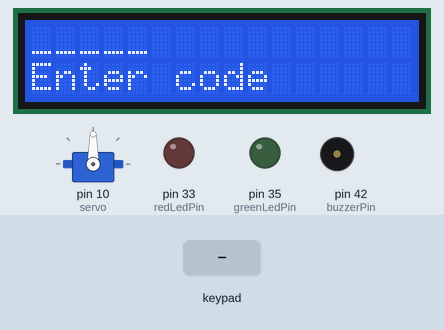
This sketch was run on a simulated Arduino Mega 2560, built with avr-gcc and run on an emulated ATmega2560. Parts: servo, 16×2 character LCD, output pins drawn as LEDs (lit = HIGH), buzzer (waves = sounding). The inputs (shaded band) are chosen by the test bench.

Above: at 1.2 s.
1.3 s: keypad keys 9 8 7 6 # pressed 0.4 s apart
At 4.4 s:
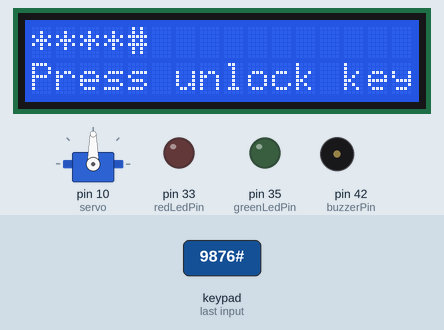
4.8 s: key 'U' pressed
At 6.1 s:
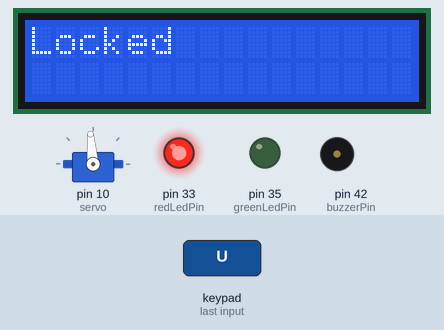
7.8 s: key 'B' pressed
At 9.1 s:
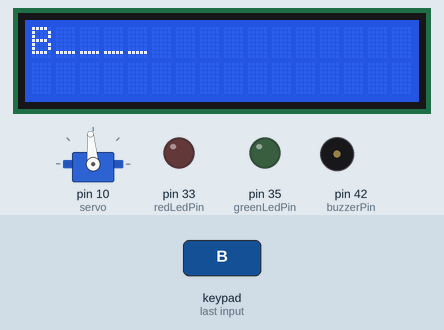
9.4 s: keypad keys 9 8 7 6 pressed 0.4 s apart
At 11.2 s:
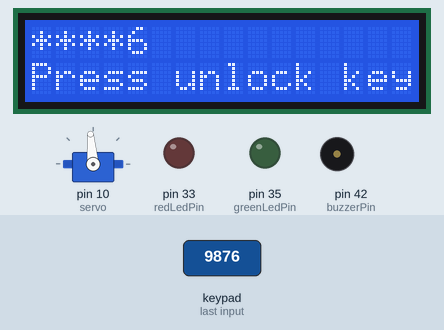
12.5 s: key 'B' pressed
At 13.8 s:
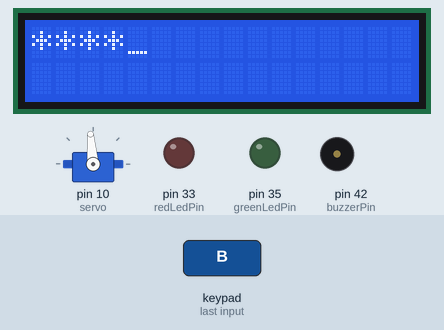
14.2 s: key '*' pressed
At 15.8 s:
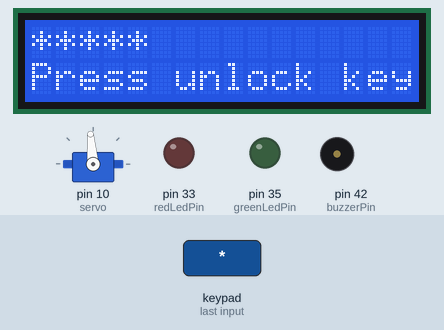
Timing chart, 0 to 16.8 s (numbered marks = the images above; inputs shaded):
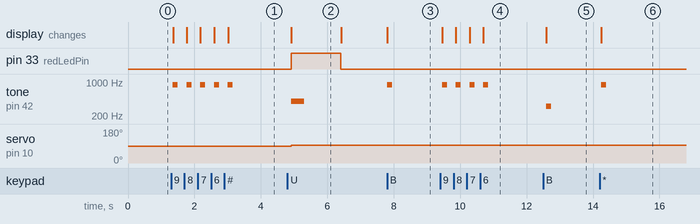

Measured:
- after the input at 1.3 s, tone on pin 42 (buzzerPin): alternates 880 Hz for 0.15 s and silent for 0.26 s, 10 changes in all, then stays silent, starting after 0.05 s; the display: first changes after 0.06 s (image 1 shows a later state)
- after the input at 4.8 s, pin 33 (redLedPin): LOW → HIGH after 0.11 s, → LOW 1.5 s later; tone on pin 42 (buzzerPin): silent → 400 Hz after 0.11 s, → silent 0.40 s later; servo on pin 10 (servo): 90° → 95° after 0.11 s; the display: changes after 0.11 s (image 2)
- after the input at 7.8 s, tone on pin 42 (buzzerPin): silent → 880 Hz at once, → silent 0.15 s later; the display: changes at once (image 3)
- after the input at 9.4 s, tone on pin 42 (buzzerPin): alternates 880 Hz for 0.15 s and silent for 0.26 s, 8 changes in all, then stays silent, starting after 0.06 s; the display: first changes after 0.06 s (image 4 shows a later state)
- after the input at 12.5 s, tone on pin 42 (buzzerPin): silent → 320 Hz after 0.10 s, → silent 0.15 s later; the display: changes after 0.10 s (image 5)
- after the input at 14.2 s, tone on pin 42 (buzzerPin): silent → 880 Hz after 0.05 s, → silent 0.15 s later; the display: changes after 0.05 s (image 6)
- what the display in image 2 shows lasts 1.5 s, from 4.9 s to 6.4 s

The sketch:

Guardbox.ino
```cpp
#include <Servo.h>
Servo servo;

#include <Key.h>
#include <Keypad.h>
const byte ROWS=4;
const byte COLS=4;

char hexaKeys[ROWS][COLS]={ //keypad symbols
  {'1', '2', '3', 'B'}, //B - backspace
  {'4', '5', '6', 'U'}, //U - unlock
  {'7', '8', '9', 'L'}, //L - lock
  {'*', '0', '#', 'D'}
};
byte rowPins[ROWS]={9, 8, 7, 6};
byte colPins[COLS]={5, 4, 3, 2};
Keypad keypadM=Keypad(makeKeymap(hexaKeys), rowPins, colPins, ROWS, COLS);

#include <LiquidCrystal.h>
LiquidCrystal lcd(13, 24, 11, 28, 12, 22);

const byte codeLength=5;
char code[]={'1', '2', '3', '4', '*'};
byte userAttemptIndex;
char userAttempt[codeLength];
char lcdDisplay[codeLength]; //displayed to LCD (includes * for characters priorly typed to hide them)

const byte redLedPin=33;
const byte greenLedPin=35;
const byte buzzerPin=42;

void setup() {
  //Serial.begin(9600); //uncomment for debugging
  servo.attach(10); //output to servo is 10
  lcd.begin(16, 2);
  pinMode(redLedPin, OUTPUT);
  pinMode(greenLedPin, OUTPUT);
  pinMode(buzzerPin, OUTPUT);
  reset();
}

void loop() {
  char pressedKey=keypadM.getKey();
  if (pressedKey) { //keypad pressed
    Serial.print("Pressed: "); Serial.println(pressedKey);

    if (pressedKey=='B' && userAttemptIndex>0) { //backspace: delete last entry
        userAttemptIndex--;
        userAttempt[userAttemptIndex]='_';
        lcdDisplay[userAttemptIndex]='_';
        noise(2); //backspace keypressed noise
    } else if (userAttemptIndex<codeLength //if still '_' openings, enter code
      && pressedKey!='U' && pressedKey!='L' && pressedKey!='D') { //key not forbidden
      if (userAttemptIndex!=0) //hides prior letters with '*'
        lcdDisplay[userAttemptIndex-1]='*';
      lcdDisplay[userAttemptIndex]=pressedKey;
      userAttempt[userAttemptIndex]=pressedKey;
      userAttemptIndex++;
      noise(1); //keypressed noise
    }
    if (userAttemptIndex>=codeLength) { //all characters entered
      if (pressedKey=='U') { //unlock pressed
        bool correct=userCorrect();
        if (correct) {
          Serial.println("User correct");
          unlock();
          while (true) { //superloop until user locks door
            char pressedKey2=keypadM.getKey();
            digitalWrite(greenLedPin, HIGH);
            if (pressedKey2=='L') { //if lock pressed, lock & exit loop
              lock();
              reset();
              return;
            }
            delay(10); //for stability
          }
        } else {
          Serial.println("User wrong");
          noise(5);
          lock();
          reset();
        }
      }
    }
  }
  if (userAttemptIndex==0) { //no characters entered, so show instructions
    lcd.setCursor(0, 1);
    lcd.print("Enter code to unlock");
  }

  //Display on LCD
  lcd.clear();
  for (byte i=0; i<codeLength; i++) {
    lcd.print(lcdDisplay[i]); //NOTE: update to lcdDisplay[i]
  }
  if (userAttemptIndex==0) { //no characters entered, so show instructions
    lcd.setCursor(0, 1);
    lcd.print("Enter code");
  } else if (userAttemptIndex==5) { //all characters pressed
    lcd.setCursor(0, 1);
    lcd.print("Press unlock key");
  }

  delay(100); //for stability
}

void reset() {
  digitalWrite(greenLedPin, LOW); //turns off LEDs
  digitalWrite(redLedPin, LOW);
  userAttemptIndex=0;
  for (int i=0; i<codeLength; i++) { //fills in with '_'
    userAttempt[i]='_';
    lcdDisplay[i]='_';
  }
}

void unlock() { //unlocks with servo motor
  lcd.clear();
  noise(3);
  lcd.print("Unlocked");
  servo.write(0);
}

void lock() { //locks with servo motor
  lcd.clear();
  noise(4);
  lcd.print("Locked");
  digitalWrite(greenLedPin, LOW);
  digitalWrite(redLedPin, HIGH);
  servo.write(95);
  delay(1500);
  digitalWrite(redLedPin, LOW);
}

bool userCorrect() {
  for (byte i=0; i<codeLength; i++) {
    char attempt=userAttempt[i];
    char actual=code[i];
    if (attempt!=actual)
      return false; //if one mismatch, return false
  }
  return true; //otherwise return true
}
void noise(byte type) {
  switch (type) {
    case 1: tone(buzzerPin, 880, 150);  break; //key typed
    case 2: tone(buzzerPin, 320, 150);  break; //delete
    case 3: tone(buzzerPin, 1180, 400); break; //unlock/correct
    case 4: tone(buzzerPin, 400, 400);  break; //lock
    case 5: tone(buzzerPin, 148, 2000); break; //entered wrong
  }
}
```
